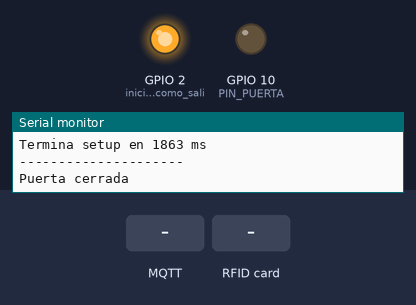
The sketch below on a simulated ESP8266 (NodeMCU). Shown: output pins drawn as LEDs (lit = HIGH), the last lines printed to the serial monitor. The test bench sets the inputs (shaded band). WiFi joins after 1.5 s; servers stay silent unless stated; no MQTT or app messages arrive unless stated.

Above: at 3.1 s.
3.2 s: MQTT message "true" arrives on the second subscribed topic
At 4.4 s:
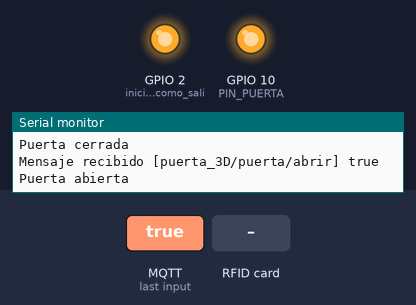
4.7 s: RFID card 12 34 56 78 held to the reader
7.7 s: MQTT message "true" arrives on the first subscribed topic
9.2 s: MQTT message "0" arrives on the first subscribed topic
Timing chart, 0 to 11.7 s (numbered marks = the images above; inputs shaded):
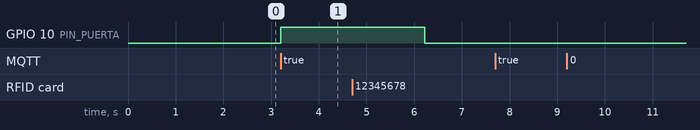

The sketch:

ArduinoCode.ino
```cpp
#include <ArduinoJson.h>
#include <SPI.h>      // incluye libreria bus SPI
#include <MFRC522.h>      // incluye libreria especifica para MFRC522
#include <array>
#include "procesoOTA.h"   //funciones para OTA
#include "mqttHandler.h"  //Funciones MQTT y Wifi anidada


//pines modulo FRC

#define RST_PIN  5      // (GPIO 5, pin D1) constante para referenciar pin de reset
#define SS_PIN  4       // (GPIO 4, pin D2)constante para referenciar pin de slave select

MFRC522 mfrc522(SS_PIN, RST_PIN);

//Pin cerradura

#define PIN_PUERTA 10  //pin SD3, Low=cerrado, High=abierto
#define ID_PUERTA  "3D" // numero de puerta (cambiar para cada modulo)

//Variables de comunicacion

char mensaje[128];  // cadena de 128 caracteres
char buffer[128];   // cadena de 128 caracteres

//mensaje de control mqtt

const char* abierta = "{\"estado_puerta\":\"abierta\"}" ;
const char* cerrada = "{\"estado_puerta\":\"cerrada\"}" ;

// Vars
unsigned long ahora;

//variables para lectura y comparacion usuarios
byte LecturaUID[4];         // crea array para almacenar el UID leido
struct usuario {
  byte id[4];
};
struct usuario usuarios_comunes[4];
bool usuario_conocido = false;


//-----------------------------------------------------

//FUNCIONES

//-----------------------------------------------------
// funcion de procesado de mensaje de ids comunes de la base de datos

void procesa_mensaje(char* topic, byte* payload, unsigned int length) {
  char *mensaje = (char *)malloc(length + 1); // reservo memoria para copia del mensaje
  strncpy(mensaje, (char*)payload, length); // copio el mensaje en cadena de caracteres
  mensaje[length] = '\0'; // caracter cero marca el final de la cadena
  Serial.printf("Mensaje recibido [%s] %s\n", topic, mensaje);
  // compruebo el topic
  if(strcmp(topic,topicSubAbrir)==0){
    if(strcmp(mensaje,"true")==0)
    abrirPuerta();
    }
  else if(strcmp(topic,topicSubCache)==0){
    Serial.println("Cache recibido");
    StaticJsonDocument<512> root; // el tamaño tiene que ser adecuado para el mensaje
    // Deserialize the JSON document
    DeserializationError error = deserializeJson(root, mensaje);

    // Compruebo si no hubo error
    if (error) {
      Serial.print("Error deserializeJson failed: ");
      Serial.print(error.c_str());
      Serial.println();
    }
    else{
      String idAux[4];
      for ( int i = 1; i<=4; i++)
      {
        if(root.containsKey("idComun" + (String)i))
        {
          idAux[i-1] = (String) root["idComun" + (String)i];
          stringIDtoByteID( idAux[i-1], i);
          Serial.println("{\"ID\": \""+idAux[i-1]+"\" }");

        }
        else{
        Serial.print("Error : ");
        Serial.println("\"idComun"+(String)i+"\" key not found in JSON");

        }

      }

    }
  }
  else{
    Serial.println("Error: Topic desconocido");
  }

  free(mensaje); // libero memoria

}

//-----------------------------------------------------

void abrirPuerta(){
  digitalWrite(PIN_PUERTA, HIGH);
  ahora = millis();
  mqtt_client.publish(topicPubEstadoPuerta,abierta,true);
  Serial.println("Puerta abierta\n");
}
void cerrarPuerta(){
  digitalWrite(PIN_PUERTA, LOW);
  mqtt_client.publish(topicPubEstadoPuerta,cerrada,true);
    Serial.println("Puerta cerrada\n");
}

//-----------------------------------------------------

boolean comparaUID(byte lectura[],byte usuario[]) // funcion comparaUID
{
  for (byte i=0; i < mfrc522.uid.size; i++){    // bucle recorre de a un byte por vez el UID
  if(lectura[i] != usuario[i])        // si byte de UID leido es distinto a usuario
    return(false);          // retorna falso
  }
  return(true);           // si los 4 bytes coinciden retorna verdadero
}

//-----------------------------------------------------

void stringIDtoByteID( String data, int user)
{
  byte prevPos = data.indexOf(':');                       // Buscar la posición de la primera coma en la cadena
  byte currPos = 0 ;


  for (byte i = 0; i <3; i++) {
    usuarios_comunes[user].id[i]= data.substring(currPos,prevPos).toInt(); // Extrae la subcadena que contiene un número, luego se convierte en un valor
                                                         // númerico de variable.
    currPos= prevPos + 1;                                // Como ahora trabajamos con dos posiciones y necesitamos pasar a la siguiente
                                                          // subcadena, la "posición actual" ahora es la anterior. No olvidemos el
                                                          // desplazamiento de índice.
    prevPos = data.indexOf(':', prevPos + 1); // La "posición actual" ahora es la próxima ocurrencia del "caracter separador"
                                                            // (en este caso, una coma).
  }                                                       // Y todo esto se repite 5 veces más.

  usuarios_comunes[user].id[3]= data.substring(currPos).toInt();

}

//-----------------------------------------------------
//     SETUP
//-----------------------------------------------------
void setup() {
  Serial.begin(115200);
  Serial.println();
  Serial.println("Empieza setup...");
  pinMode(LED_BUILTIN, OUTPUT);    // inicializa GPIO como salida
  digitalWrite(LED_BUILTIN, HIGH); // apaga el led
  pinMode(PIN_PUERTA, OUTPUT);
  digitalWrite(PIN_PUERTA, LOW);

  sprintf(ID_PLACA, "ESP_%d", ESP.getChipId());
  sprintf(topicPubIDmatch,"puerta_%s/ID_detectado/match",ID_PUERTA);
  sprintf(topicPubIDunmatch,"puerta_%s/ID_detectado/unmatch",ID_PUERTA);
  sprintf(topicPubEstado,"puerta_%s/estado",ID_PUERTA);
  sprintf(topicPubUpdateCache,"puerta_%s/IDs_cache/update",ID_PUERTA);
  sprintf(topicPubEstadoPuerta,"puerta_%s/puerta/estado",ID_PUERTA);

  sprintf(topicSubCache,"puerta_%s/IDs_cache",ID_PUERTA);
  sprintf(topicSubAbrir,"puerta_%s/puerta/abrir",ID_PUERTA);

  Serial.print("puerta_");
  Serial.println(ID_PUERTA);
  conecta_wifi();
  mqtt_client.setServer(mqtt_server, 1883);
  mqtt_client.setBufferSize(512); // para poder enviar mensajes de hasta X bytes
  mqtt_client.setCallback(procesa_mensaje);
  conecta_mqtt();
  intenta_OTA();
  Serial.printf("Termina setup en %lu ms\n\n",millis());
  Serial.println("---------------------");

  SPI.begin();        // inicializa bus SPI
  mfrc522.PCD_Init();     // inicializa modulo lector

}

//-----------------------------------------------------

//-----------------------------------------------------
//     LOOP
//-----------------------------------------------------

//-------------------------------------------------
void loop() {

  if (!mqtt_client.connected()) conecta_mqtt();
  mqtt_client.loop(); // esta llamada para que la librería recupere el control

  if (millis()-ahora>3000){
    cerrarPuerta();
    ahora=millis();
  }

  if ( !mfrc522.PICC_IsNewCardPresent())   // si no hay una tarjeta presente
    return;           // retorna al loop esperando por una tarjeta

  if ( !mfrc522.PICC_ReadCardSerial()){     // si no puede obtener datos de la tarjeta
    Serial.println("no se pueden obtener datos");
    return;           // retorna al loop esperando por otra tarjeta
  }

  for (byte i = 0; i < mfrc522.uid.size; i++){      // bucle recorre de a un byte por vez el UID
    LecturaUID[i]=mfrc522.uid.uidByte[i];
  }

  for ( int i = 0; i < 4; i++)
  {
    if(comparaUID(LecturaUID, usuarios_comunes[i].id)){
      // llama a funcion comparaUID con Usuario1
      sprintf (buffer,"Bienvenido \n"); // si retorna verdadero muestra texto bienvenida
      Serial.println(buffer);
      usuario_conocido = true;
      snprintf(mensaje, 128, "{\"ID\": \"%d:%d:%d:%d\" }", usuarios_comunes[i].id[0], usuarios_comunes[i].id[1], usuarios_comunes[i].id[2], usuarios_comunes[i].id[3]);

      mqtt_client.publish(topicPubIDmatch, mensaje);
      abrirPuerta();
    }
  }

  if (usuario_conocido == false){
    Serial.println("No te conozco");    // muestra texto equivalente a acceso denegado
    snprintf(mensaje, 128, "{\"ID\": \"%d:%d:%d:%d\" }",LecturaUID[0],LecturaUID[1],LecturaUID[2],LecturaUID[3]);
    mqtt_client.publish(topicPubIDunmatch, mensaje);
  }

  mfrc522.PICC_HaltA();    // detiene comunicacion con tarjeta
  usuario_conocido = false;

}
```

mqttHandler.h
```cpp
#include <PubSubClient.h>
#include "wifiHandler.h"

//mensaje de control mqtt

const char* online = "{\"online\":true}" ;
const char* offline = "{\"online\":false}" ;


//variables necesarias para el manejo de MQTT

PubSubClient mqtt_client(wClient);

char ID_PLACA[16];
char topicPubIDmatch[256];
char topicPubIDunmatch[256];
char topicPubEstado[256];
char topicPubUpdateCache[256];
char topicPubEstadoPuerta[256];
char topicSubCache[256];
char topicSubAbrir[256];

//credenciales servidor UMA

const char* mqtt_user = "II8";
const char* mqtt_pass = "kS0Oooyj";
const char* mqtt_server = "iot.ac.uma.es";


void conecta_mqtt() {
  // Loop until we're reconnected
  while (!mqtt_client.connected()) {
    Serial.print("Attempting MQTT connection...");
    // Attempt to connect
    if (mqtt_client.connect(ID_PLACA, mqtt_user, mqtt_pass,topicPubEstado,0,true,offline)) {  //connect (clientID, [username, password], [willTopic, willQoS, willRetain, willMessage], [cleanSession])
      Serial.printf(" conectado a broker: %s\n",mqtt_server);
      mqtt_client.subscribe(topicSubCache);
      mqtt_client.subscribe(topicSubAbrir);
      mqtt_client.publish(topicPubEstado,online,true);
      mqtt_client.publish(topicPubUpdateCache,"true");
    }
    else {
      Serial.printf("failed, rc=%d  try again in 5s\n", mqtt_client.state());
      // Wait 5 seconds before retrying
      delay(5000);
    }
  }
}
```

procesoOTA.h
```cpp
#include <ESP8266httpUpdate.h>

// datos para actualización   >>>> SUSTITUIR IP <<<<<
#define OTA_URL "https://iot.ac.uma.es:1880/esp8266-ota/update"// Address of OTA update server
//#define OTA_URL "http://192.168.137.1:1880/esp8266-ota/update"
#define HTTP_OTA_VERSION   String(__FILE__).substring(String(__FILE__).lastIndexOf('\\')+1)+".nodemcu"


// funciones para progreso de OTA
void progreso_OTA(int,int);
void final_OTA();
void inicio_OTA();
void error_OTA(int);


void intenta_OTA()
{
  Serial.println( "--------------------------" );
  Serial.println( "Comprobando actualización:" );
  Serial.println(OTA_URL);
  Serial.println( "--------------------------" );
  ESPhttpUpdate.setLedPin(LED_BUILTIN, LOW);
  ESPhttpUpdate.onStart(inicio_OTA);
  ESPhttpUpdate.onError(error_OTA);
  ESPhttpUpdate.onProgress(progreso_OTA);
  ESPhttpUpdate.onEnd(final_OTA);
  //WiFiClient wClient;
  WiFiClientSecure wClient;
  // Reading data over SSL may be slow, use an adequate timeout
  wClient.setTimeout(12); // timeout argument is defined in seconds for setTimeout
  wClient.setInsecure();
  switch(ESPhttpUpdate.update(wClient, OTA_URL, HTTP_OTA_VERSION)) {
    case HTTP_UPDATE_FAILED:
      Serial.printf(" HTTP update failed: Error (%d): %s\n", ESPhttpUpdate.getLastError(), ESPhttpUpdate.getLastErrorString().c_str());
      break;
    case HTTP_UPDATE_NO_UPDATES:
      Serial.println(F(" El dispositivo ya está actualizado"));
      break;
    case HTTP_UPDATE_OK:
      Serial.println(F(" OK"));
      break;
    }
}

void final_OTA()
{
  Serial.println("Fin OTA. Reiniciando...");
}

void inicio_OTA()
{
  Serial.println("Nuevo Firmware encontrado. Actualizando...");
}

void error_OTA(int e)
{
  char cadena[64];
  snprintf(cadena,64,"ERROR: %d",e);
  Serial.println(cadena);
}

void progreso_OTA(int x, int todo)
{
  char cadena[256];
  int progress=(int)((x*100)/todo);
  if(progress%10==0)
  {
    snprintf(cadena,256,"Progreso: %d%% - %dK de %dK",progress,x/1024,todo/1024);
    Serial.println(cadena);
  }
}
```

wifiHandler.h
```cpp
#include <ESP8266WiFi.h>

//variables necesarias para manejar la conexion wifi

WiFiClient wClient;

const char* ssid = "masdoritos";
const char* password = "12345678";

//----------------------------------------

void conecta_wifi() {
  Serial.printf("\nConnecting to %s:\n", ssid);

  WiFi.mode(WIFI_STA);
  WiFi.begin(ssid, password);

  while (WiFi.status() != WL_CONNECTED) {
    delay(200);
    Serial.print(".");
  }
  Serial.printf("\nWiFi connected, IP address: %s\n", WiFi.localIP().toString().c_str());
}
```

Measured:
- after the input at 3.2 s, GPIO 10 (PIN_PUERTA): LOW → HIGH at once
